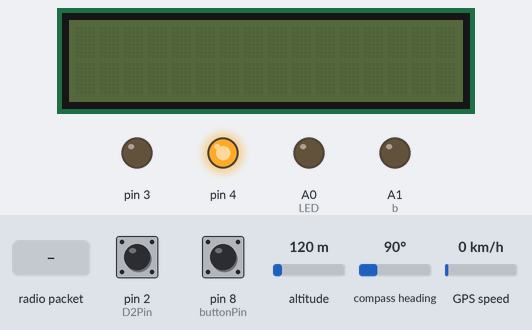
Bench run of a sketch on a simulated Arduino Uno, built with avr-gcc and run on an emulated ATmega328P. On the bench: 16×2 character LCD, output pins drawn as LEDs (lit = HIGH). Inputs (shaded band) come from the test bench; at power-on: pin 2 (D2Pin) HIGH, pin 8 (buttonPin) HIGH, altitude 120 m, compass heading 90°, GPS speed 0 km/h. Random numbers use the default seed unless the sketch sets one; the GPS gets a fix after 3 s at 37.7749, -122.4194 with 8 satellites; no radio packets arrive unless stated; what the sketch prints to the serial monitor is not drawn. At 27.0 s the program stops and its outputs stay as they are.

Above: at 1.2 s.
1.3 s: pin 2 (D2Pin) pulled LOW for 1 s
At 2.3 s:
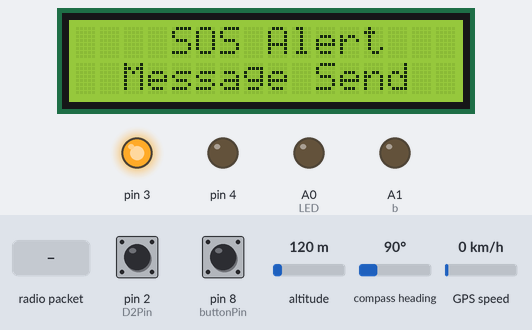
At 3.3 s:
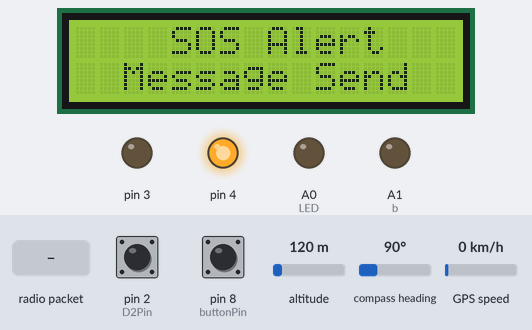
3.8 s: radio packet "200,ACC124" arrives
At 27.7 s:
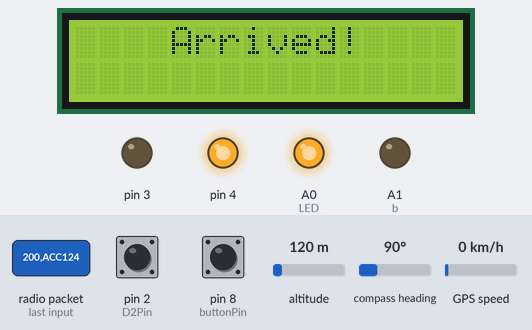
Timing chart, 0 to 28.5 s (numbered marks = the images above; inputs shaded):
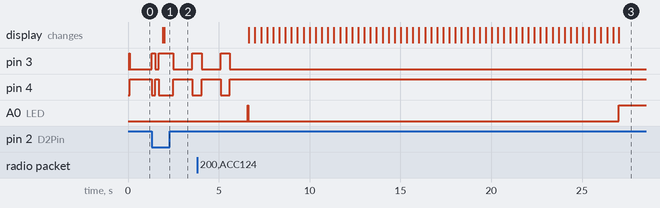

The sketch:

wireless_Tx.ino
```cpp
#include <SPI.h>
#include <nRF24L01.h>
#include <RF24.h>
#include <SoftwareSerial.h>
#include <TinyGPS++.h>
#include <Wire.h>
#include <LiquidCrystal_I2C.h>

// Setup for nRF24L01 radio module
RF24 radio(9, 10);
const byte address1[6] = "00002";  // Primary address
const byte address2[6] = "00001";  // Secondary address
byte currentAddress[6] = "00002";  // Start with address 00002

// Define the ID to send
char dataToSend[32];  // Buffer to hold the ID, Tower ID, and GPS data
LiquidCrystal_I2C lcd(0x3F, 16, 2);
// GPS Setup
SoftwareSerial gpsSerial(6, 7);  // RX to pin 6, TX to pin 7
TinyGPSPlus gps;
float latitude = 0.0, longitude = 0.0;

// Initial values
int timeLeft = 60;  // Time in seconds (2 min)
float distance = 2.0;  // Distance in km
float decrement = 2.0 / 60.0;  // Distance decrement per second
String message = "Medical assistance is arriving   ";
// Pin Definitions
const int buttonPin = 8;
const int D5Pin = 5;
const int D8Pin = 8;
const int D2Pin = 2;
bool lastButtonState = HIGH;
int LED = A0;
float b=A1;

// Function to check the channel availability
bool checkChannel() {
  radio.openWritingPipe(currentAddress);
  // radio.openWritingPipe(address2);
  radio.openReadingPipe(1, address2);
  radio.setPALevel(RF24_PA_MIN);
  radio.stopListening();

  char testMessage[] = "Test";
  bool result = radio.write(&testMessage, sizeof(testMessage));
  if (result) {
    Serial.println("Channel is clear. Ready to send data.");
  } else {
    Serial.println("Channel is busy or unavailable.");
  }
  return result;
}

// Function to check both addresses before sending data
bool checkAddresses() {
  // Check address 00002 first
  memcpy(currentAddress, address1, sizeof(address1));
  if (checkChannel()) {
    Serial.println("Address 00002 is available.");
    return true;
  }

  // If 00002 is unavailable, check 00001
  memcpy(currentAddress, address2, sizeof(address2));
  if (checkChannel()) {
    Serial.println("Address 00001 is available.");
    return true;
  }

  Serial.println("Both addresses are busy. Data not sent.");
  return false;
}

// Function to send data after address check
void sendData() {
  if (checkAddresses()) {  // Check addresses before sending data
    bool result = radio.write(&dataToSend, sizeof(dataToSend));
    if (result) {
      // lcd.clear();
            lcd.setCursor(2, 1);
      lcd.print("Message Send");
      Serial.println("Data sent successfully on address: " + String((char*)currentAddress));
      digitalWrite(3, HIGH);
      digitalWrite(4, LOW);
      delay(500);
      digitalWrite(3, LOW);
      digitalWrite(4, HIGH);
    } else {
      Serial.println("Failed to send data.");

      digitalWrite(3, HIGH);
      digitalWrite(4, LOW);
    }
  }
}

// Function to read GPS data
void readGPSData() {
  while (gpsSerial.available()) {
    int data = gpsSerial.read();
    if (gps.encode(data)) {
      if (gps.location.isValid()) {
        latitude = gps.location.lat();
        longitude = gps.location.lng();
        Serial.print("Latitude: ");
        Serial.println(latitude, 6);
        Serial.print("Longitude: ");
        Serial.println(longitude, 6);
      } else {
        Serial.println("Waiting for GPS signal...");
      }
    }
  }
}

void checkD2Condition() {
  int d2LowCount = 0;
  unsigned long startTime = millis();

  Serial.println("D2 LOW detected, waiting 3 seconds...");

  while (millis() - startTime < 3000) {
    digitalWrite(3, !digitalRead(3));
    digitalWrite(4, !digitalRead(4));
    delay(100);

    if (digitalRead(D2Pin) == LOW) {
      d2LowCount++;
      Serial.print("D2 LOW count: ");
      Serial.println(d2LowCount);
    }
    delay(100);
    if (d2LowCount >= 3) {
      lcd.clear();
      lcd.backlight();
  lcd.setCursor(4, 0);
  lcd.print("SOS Alert");
      Serial.println("D2 went LOW twice, sending data...");
      prepareAndSendData();
      return;
    }
  }
  Serial.println("D2 did not go LOW twice, no data sent.");
}

void prepareAndSendData() {
  String fullData;
  int randomValue1 = random(10, 30);
  int randomValue2 = random(10, 30);

  if (latitude != 0.0 && longitude != 0.0) {
    fullData = "ACC124," + String(randomValue1) + "," + String(randomValue2) + "," + String(latitude, 6) + "," + String(longitude, 6);
  } else {
    fullData = "ACC124," + String(randomValue1) + "," + String(randomValue2) + ",0.000000,0.000000";
  }
  fullData.toCharArray(dataToSend, sizeof(dataToSend));
  for (int i = 0; i < 3; i++) {
    sendData();
    delay(1000);
  }
}

void setup() {
  Serial.begin(9600);
  gpsSerial.begin(9600);
    lcd.init();

  radio.begin();
  radio.openWritingPipe(currentAddress);
  radio.setPALevel(RF24_PA_MIN);
  radio.stopListening();

  pinMode(buttonPin, INPUT_PULLUP);
  pinMode(D8Pin, INPUT_PULLUP);
  pinMode(D5Pin, INPUT_PULLUP);
  pinMode(D2Pin, INPUT_PULLUP);
  pinMode(3, OUTPUT);
  pinMode(4, OUTPUT);
   pinMode(LED, OUTPUT);
   pinMode(b,OUTPUT);
   analogWrite(b, 75);
  digitalWrite(3, HIGH);
  digitalWrite(4, LOW);
  digitalWrite(LED, LOW);
  randomSeed(analogRead(0));

}

void loop() {
  lcd.noBacklight();
  lcd.clear();
  readGPSData();

  if (digitalRead(D2Pin) == LOW) {
    checkD2Condition();
  }
  if (digitalRead(D8Pin) == LOW) {
    lcd.backlight();
    lcd.clear();
    lcd.setCursor(0, 0);
    lcd.print("Accident Detected");
    for (int i = 0; i < 20; i++) {
      digitalWrite(4, LOW);
      digitalWrite(3, !digitalRead(3));
      delay(500);

    }

    unsigned long startTime = millis();
    bool sendDataFlag = true;
    while (millis() - startTime < 5000) {
      digitalWrite(3, LOW);
      digitalWrite(4, !digitalRead(4));
      lcd.clear();
      lcd.backlight();
      lcd.setCursor(1, 0);
      lcd.print("If you Ok,");
      lcd.setCursor(0, 1);
      lcd.print("Press the Button");
      delay(500);
      if (digitalRead(D5Pin) == LOW) {
        sendDataFlag = false;

        break;
      }
      lcd.clear();
      lcd.setCursor(4, 0);
      lcd.print("Accident ");
    }
    if (sendDataFlag) {
      prepareAndSendData();
    } else {
      Serial.println("D5 was low during the 5-second window, not sending data.");
       lcd.clear();
       lcd.backlight();
        lcd.setCursor(3, 0);
        lcd.print("Thank u God");
        lcd.setCursor(4, 1);
        lcd.print("I'm Safe");
        delay(4000);
    }
    return;
  }
  radio.startListening();
  if (radio.available()) {
    char receivedData[32] = "";

    radio.read(&receivedData, sizeof(receivedData));
    Serial.print("Received data: ");
    Serial.println(receivedData);

    String receivedString = String(receivedData);
    int firstComma = receivedString.indexOf(',');
    int secondComma = receivedString.indexOf(',', firstComma + 1);
    int thirdComma = receivedString.indexOf(',', secondComma + 1);
    int fourthComma = receivedString.indexOf(',', thirdComma + 1);
    if (receivedString.startsWith("200,ACC124")) {
      digitalWrite(LED, HIGH);
      lcd.clear();
      String receivedID = receivedString.substring(4);
      Serial.println("Acknowledgment Received for ID: " + receivedID);
      Serial.println("Data Accepted: " + receivedID);
      lcd.backlight();
    while (timeLeft >= 0) {
    for (int i = 0; i <= message.length() - 16; i++) {  // Scroll message
        lcd.clear();
        digitalWrite(LED, LOW);

        // Display scrolling message
        lcd.setCursor(0, 0);
        lcd.print(message.substring(i, i + 16));  // Show 16-character section

        // Display time and distance in the second row
        lcd.setCursor(0, 1);
        lcd.print("T: ");
        lcd.print(timeLeft);
        lcd.print("s ");

        lcd.setCursor(7, 1);
        lcd.print("D: ");
        lcd.print(distance, 1);
        lcd.print("km");

        delay(300);  // Delay for scrolling effect
        digitalWrite(LED, HIGH);

        // Reduce values

            timeLeft--;
            distance -= decrement;
            i = -1;  // Restart scrolling from the beginning


        if (timeLeft < 0) break;  // Exit if time runs out
    }
}

// When time reaches 0, show "Arrived!"
lcd.clear();
lcd.setCursor(4, 0);
lcd.print("Arrived!");
while (1);  // Stop further updates
        }
      }
  digitalWrite(4, HIGH);
  digitalWrite(3, LOW);
  lastButtonState = digitalRead(buttonPin);
  digitalWrite(LED, LOW);
}
```

Measured:
- after the input at 1.3 s, pin 3: goes HIGH 0.20 s, LOW 0.20 s, HIGH 0.80 s, LOW 1.0 s, then HIGH, starting at once; pin 4: goes LOW 0.20 s, HIGH 0.20 s, LOW 0.80 s, HIGH 1.0 s, then LOW, starting at once; the display: first changes after 0.61 s (image 1 shows a later state)
- after the input at 3.8 s, A0 (LED): LOW → HIGH after 2.8 s, → LOW 0.03 s later, → HIGH 20.4 s later
